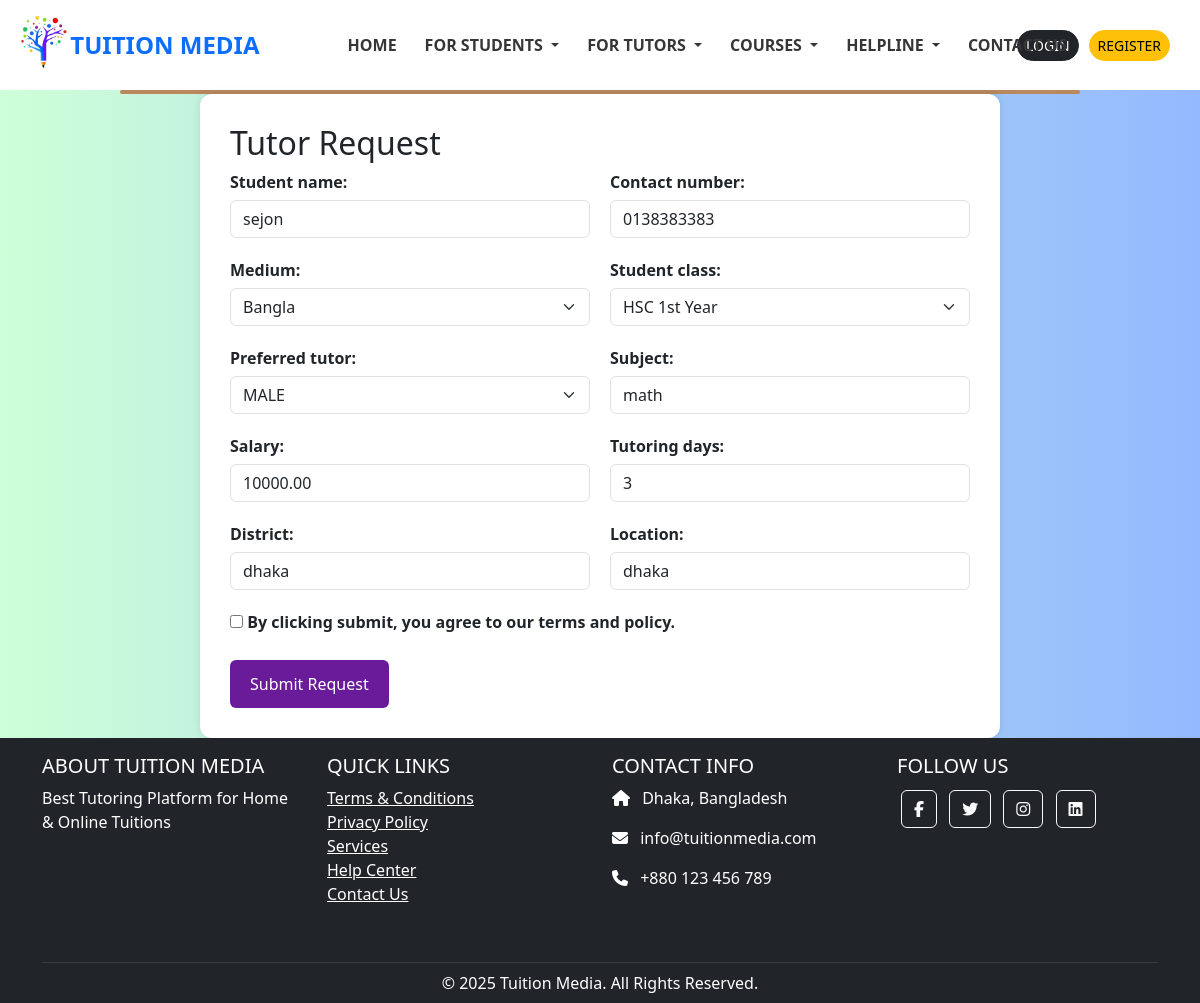
/update/2, run on an earlier commit of the app's database.
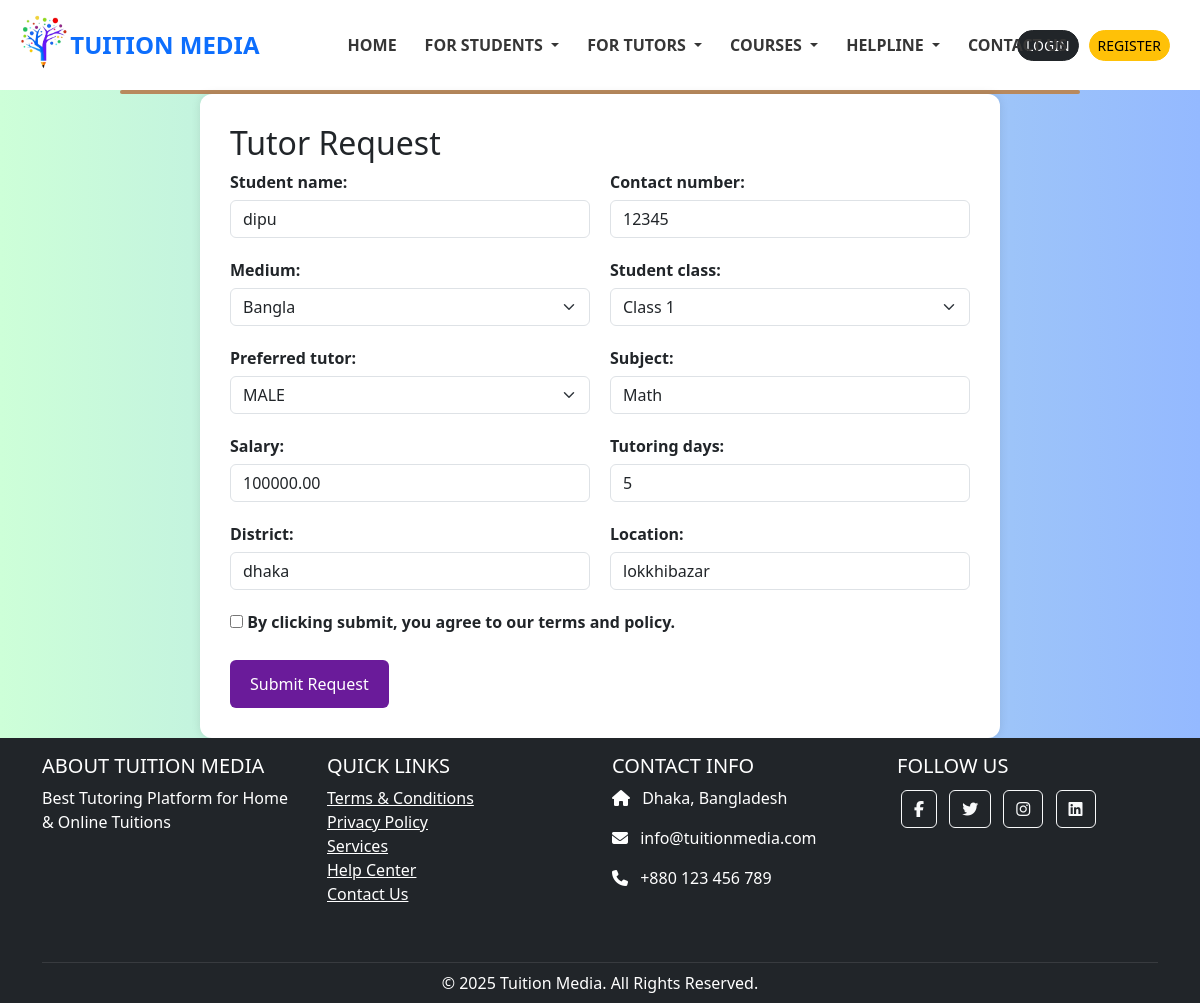
And on a later commit of the database.
### students/models.py (models this page shows, shortened)
class tutor_request_post(models.Model):
    CLASS_CHOICES = [
        ('Class 1', 'Class 1'),
        ('Class 2', 'Class 2'),
        ('Class 3', 'Class 3'),
        ('Class 4', 'Class 4'),
        ('Class 5', 'Class 5'),
        ('Class 6', 'Class 6'),
        ('Class 7', 'Class 7'),
        ('Class 8', 'Class 8'),
        ('Class 9', 'Class 9'),
        ('Class 10', 'Class 10'),
        ('HSC 1st Year', 'HSC 1st Year'),
        ('HSC 2nd Year', 'HSC 2nd Year'),
    ]
    MEDIUM_CHOICES = [
        ('Bangla', 'Bangla'),
        ('English', 'English'),
    ]
    GENDER_CHOICES = [
        ('MALE', 'MALE'),
        ('FEMALE', 'FEMALE'),
        ('MALE/FEMALE', 'MALE/FEMALE'),
    ]
    student_name = models.CharField(max_length=100)  # blank=False by default
    contact_number = models.CharField(max_length=20, blank=True, null=True)  # Optional
    medium = models.CharField(max_length=20, choices=MEDIUM_CHOICES,default='Bangla')  # Required choice
    student_class = models.CharField(max_length=30, choices=CLASS_CHOICES,default='class 10')  # Required choice
    preferred_tutor = models.CharField(max_length=20, choices=GENDER_CHOICES,default='MALE')  # Required choice
    subject = models.CharField(max_length=100, blank=True, null=True)
    salary = models.DecimalField(max_digits=10, decimal_places=2, blank=True, null=True)
    tutoring_days = models.CharField(max_length=100, blank=True, null=True)
    district = models.CharField(max_length=100, blank=True, null=True)
    location = models.CharField(max_length=100, blank=True, null=True)
    timestamp = models.DateTimeField(auto_now_add=True)

### tutors/views.py (the view)
# urls.py: path('update/<str:id>',tutors_view.update, name='update'),
def update(request,id):
    posts= tutor_request_post.objects.get(pk=id)
    form=TutorRequestForm(instance=posts)
    if request.method=='POST':
        form = TutorRequestForm(request.POST,instance=posts)
        if form.is_valid():
            form.save()
            return redirect('find_tuitions')
    context={
        'form':form,
    }
    return render(request,template_name='tutors/update.html',context=context)

### students/forms.py
class TutorRequestForm(forms.ModelForm):
    class Meta:
        model = tutor_request_post
        fields = '__all__'
        widgets = {
            'student_name': forms.TextInput(attrs={'class': 'form-control', 'placeholder': 'Student Name'}),
            'contact_number': forms.TextInput(attrs={'class': 'form-control', 'placeholder': 'Contact Number'}),
            'medium': forms.Select(attrs={'class': 'form-select'}),
            'student_class': forms.Select(attrs={'class': 'form-select'}),
            'preferred_tutor': forms.Select(attrs={'class': 'form-select'}),
            'subject': forms.TextInput(attrs={'class': 'form-control', 'placeholder': 'Subject'}),
            'salary': forms.NumberInput(attrs={'class': 'form-control', 'placeholder': 'Expected Salary'}),
            'tutoring_days': forms.TextInput(attrs={'class': 'form-control', 'placeholder': 'Tutoring Days (e.g., Sun, Tue, Thu)'}),
            'district': forms.TextInput(attrs={'class': 'form-control', 'placeholder': 'District'}),
            'location': forms.TextInput(attrs={'class': 'form-control', 'placeholder': 'Location'}),
        }

### template/tutors/update.html (shortened to what this page needs)
{% extends 'base.html' %}
{% block content %}
<div class="form-container">
  <h2>Tutor Request</h2>
  <form method="POST">
    <div class="form-row">
      <div class="form-group">
        {{ form.student_name.label_tag }}
        {{ form.student_name }}
      </div>
      <div class="form-group">
        {{ form.contact_number.label_tag }}
        {{ form.contact_number }}
      </div>
    </div>
    <div class="form-row">
      <div class="form-group">
        {{ form.medium.label_tag }}
        {{ form.medium }}
      </div>
      <div class="form-group">
        {{ form.student_class.label_tag }}
        {{ form.student_class }}
      </div>
    </div>
    <div class="form-row">
      <div class="form-group">
        {{ form.preferred_tutor.label_tag }}
        {{ form.preferred_tutor }}
      </div>
      <div class="form-group">
        {{ form.subject.label_tag }}
        {{ form.subject }}
      </div>
    </div>
    <div class="form-row">
      <div class="form-group">
        {{ form.salary.label_tag }}
        {{ form.salary }}
      </div>
      <div class="form-group">
        {{ form.tutoring_days.label_tag }}
        {{ form.tutoring_days }}
      </div>
    </div>
    <div class="form-row">
      <div class="form-group">
        {{ form.district.label_tag }}
        {{ form.district }}
      </div>
      <div class="form-group">
        {{ form.location.label_tag }}
        {{ form.location }}
      </div>
    </div>
    <div class="checkbox-group">
      <label>
        <input type="checkbox" required>
        By clicking submit, you agree to our terms and policy.
      </label>
    </div>
    <button type="submit" class="submit-btn" name="request_tutor">Submit Request</button>
  </form>
</div>
{% endblock %}

What changed in the data, as far as the page shows it:
changed tutor_request_post "Bangla": student_name "sejon" → "dipu"; contact_number "0138383383" → "12345"; student_class "HSC 1st Year" → "Class 1"; subject "math" → "Math"; salary "10000.00" → "100000.00"; tutoring_days "3" → "5"; location "dhaka" → "lokkhibazar"
